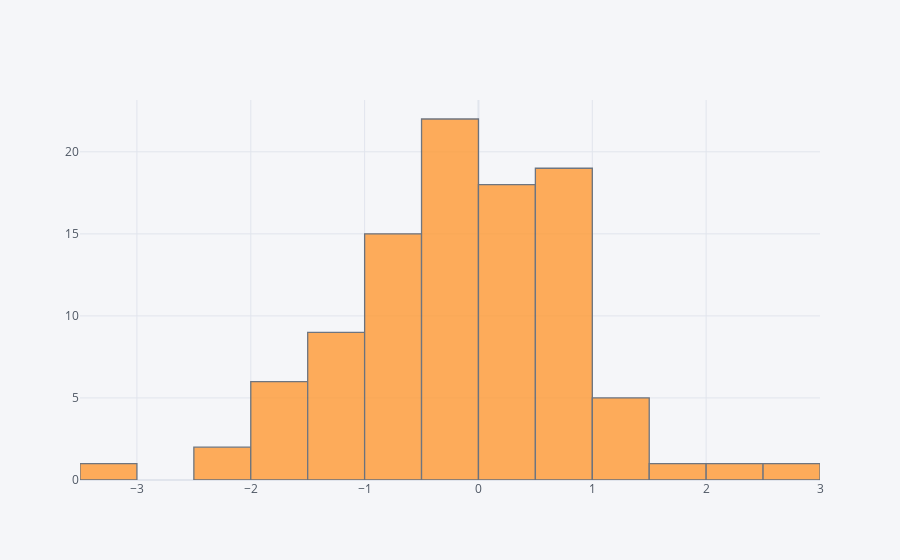

Notebook cell for this chart:
### Markdown cell above
## histogram

### Code cell
df['A'].iplot(kind='hist',bins=25)

### Figure 1 — Plotly figure (JSON) as saved in the notebook; plotly's stock layout.template omitted (floating-point values rounded to 4 significant figures)
{"data": [{"histfunc": "count", "histnorm": "", "marker": {"color": "rgba(255, 153, 51, 1.0)", "line": {"color": "#4D5663", "width": 1.3}}, "name": "A", "nbinsx": 25, "opacity": 0.8, "orientation": "v", "type": "histogram", "x": [-0.3016, -0.2572, 0.2786, -1.124, -0.3287, 0.1744, 0.551, 0.1427, 2.522, -1.073, -0.6485, 0.00147, 0.6726, 0.05042, -1.383, -0.6254, 0.6979, -0.06329, 0.4422, -0.09419, -1.549, 0.668, -0.5027, -1.539, 1.222, 1.854, 0.8314, -0.3867, -0.5205, 0.8194, 0.4777, 0.42, 1.049, -1.036, 0.2257, 0.6122, 0.8773, 0.9426, -0.4107, 0.2331, 0.3906, -0.07793, 2.143, -2.066, 0.385, 0.6233, -0.6515, -0.2718, -1.434, -0.3544, -0.1206, -0.02824, 0.5012, 0.9939, -0.07191, -1.164, -0.3251, -0.5721, -0.6287, -1.665, -0.06331, 0.3302, -0.4975, 0.7552, 0.9794, 0.6017, -1.564, -0.9142, 0.3643, -0.6857, -3.149, -0.3203, 1.295, 0.5536, 0.8315, 0.2551, -0.03921, 0.06164, -0.9719, -0.8398, -0.4973, -1.538, 0.3541, 0.3839, 1.098, -1.204, -1.463, -0.6145, -0.6364, -0.199, -1.562, -2.143, -0.7977, -1.146, -0.4805, -0.7156, 0.5655, -0.2486, 0.7729, 1.246]}], "layout": {"barmode": "overlay", "legend": {"bgcolor": "#F5F6F9", "font": {"color": "#4D5663"}}, "paper_bgcolor": "#F5F6F9", "plot_bgcolor": "#F5F6F9", "title": {"font": {"color": "#4D5663"}}, "xaxis": {"gridcolor": "#E1E5ED", "showgrid": true, "tickfont": {"color": "#4D5663"}, "title": {"font": {"color": "#4D5663"}, "text": ""}, "zerolinecolor": "#E1E5ED"}, "yaxis": {"gridcolor": "#E1E5ED", "showgrid": true, "tickfont": {"color": "#4D5663"}, "title": {"font": {"color": "#4D5663"}, "text": ""}, "zerolinecolor": "#E1E5ED"}}}
